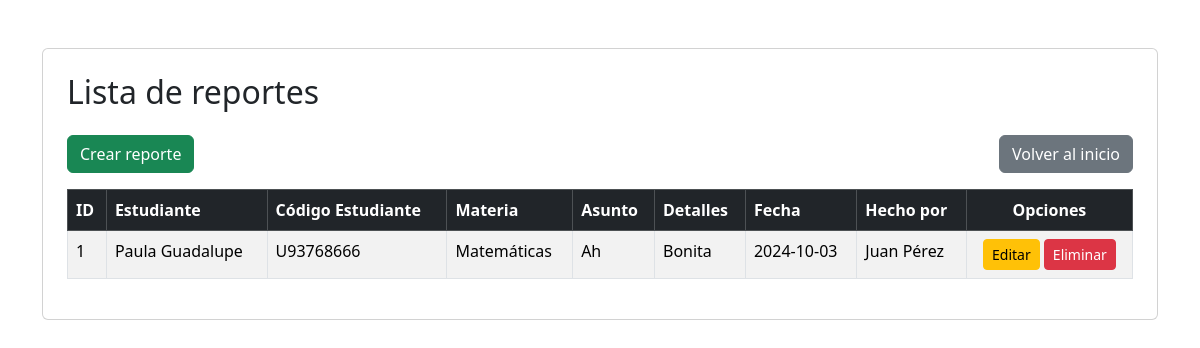
The app's page /PuellaSchool/views/report/reportIndex.php (signed in), older data.
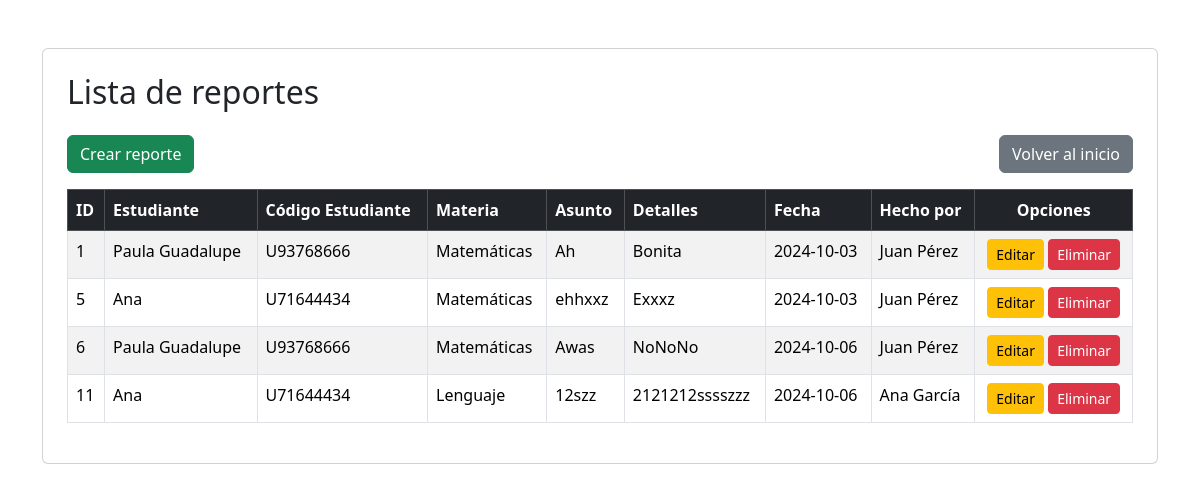
The same page, newer data.
### tables this page shows
CREATE TABLE `tbl_report` (
  `ReportID` int NOT NULL AUTO_INCREMENT,
  `reportDate` date NOT NULL,
  `reportSubject` varchar(255) NOT NULL,
  `reportDetails` text NOT NULL,
  `StudentID` int DEFAULT NULL,
  `UserID` int NOT NULL,
  `SubjectID` int DEFAULT NULL,
  PRIMARY KEY (`ReportID`),
  KEY `StudentID` (`StudentID`),
  KEY `UserID` (`UserID`),
  KEY `SubjectID` (`SubjectID`),
  CONSTRAINT `tbl_report_ibfk_1` FOREIGN KEY (`StudentID`) REFERENCES `tbl_student` (`StudentID`) ON DELETE SET NULL,
  CONSTRAINT `tbl_report_ibfk_2` FOREIGN KEY (`UserID`) REFERENCES `tbl_user` (`UserID`) ON DELETE CASCADE,
  CONSTRAINT `tbl_report_ibfk_3` FOREIGN KEY (`SubjectID`) REFERENCES `tbl_subject` (`SubjectID`) ON DELETE SET NULL
);

CREATE TABLE `tbl_student` (
  `StudentID` int NOT NULL AUTO_INCREMENT,
  `studentCode` varchar(10) NOT NULL,
  `studentName` varchar(255) NOT NULL,
  `studentLastName` varchar(255) NOT NULL,
  `studentGender` varchar(50) NOT NULL,
  `studentPhone` varchar(50) NOT NULL,
  `studentEmail` varchar(100) NOT NULL,
  `studentAddress` varchar(255) NOT NULL,
  `studentModality` varchar(50) NOT NULL,
  `VocationID` int DEFAULT NULL,
  PRIMARY KEY (`StudentID`),
  UNIQUE KEY `studentCode` (`studentCode`),
  KEY `VocationID` (`VocationID`),
  CONSTRAINT `tbl_student_ibfk_1` FOREIGN KEY (`VocationID`) REFERENCES `tbl_vocation` (`VocationID`) ON DELETE SET NULL
);

CREATE TABLE `tbl_subject` (
  `SubjectID` int NOT NULL AUTO_INCREMENT,
  `subjectName` varchar(100) NOT NULL,
  `subjectInfo` varchar(255) NOT NULL,
  PRIMARY KEY (`SubjectID`)
);

CREATE TABLE `tbl_user` (
  `UserID` int NOT NULL AUTO_INCREMENT,
  `userCode` varchar(10) NOT NULL,
  `userName` varchar(255) NOT NULL,
  `userGender` varchar(50) NOT NULL,
  `userPhone` varchar(50) NOT NULL,
  `userEmail` varchar(100) NOT NULL,
  `userNickname` varchar(25) NOT NULL,
  `userPassword` varchar(500) NOT NULL,
  `userAddress` varchar(255) NOT NULL,
  `RolID` int DEFAULT NULL,
  PRIMARY KEY (`UserID`),
  UNIQUE KEY `userCode` (`userCode`),
  KEY `RolID` (`RolID`),
  CONSTRAINT `tbl_user_ibfk_1` FOREIGN KEY (`RolID`) REFERENCES `tbl_role` (`RolID`) ON DELETE SET NULL
);

### PuellaSchool/controllers/reportController.php (called while the page is built, shortened)
<?php
require_once(dirname(__FILE__) . "/../conf/database.php");
require_once(dirname(__FILE__) . "/../models/reportModel.php");
class ReportController
{
    private $report;
    public function __construct()
    {
        $database = new Database();
        $this->db = $database->getConnection();
        $this->report = new ReportModel($this->db);
    }
    public function indexAdmin()
    {
        $result = $this->report->getReportsAdmin();
        $reports = $result->fetchAll(PDO::FETCH_ASSOC);
        include(dirname(__FILE__) . '/../views/report/reportList.php');
    }
}

### PuellaSchool/conf/database.php (called while the page is built, shortened)
<?php
    class Database{
        private $host = "localhost";
        private $database = "PuellaSchoolDB";
        private $user = "root";
        private $password = "123123";
        public function getConnection(){
            $this->conn = null;
            try{
                $this->conn = new PDO("mysql:host=".$this->host.";dbname=".$this->database, $this->user, $this->password);
                $this->conn->exec("set names utf8");
            }catch(PDOException $ex){
                echo"Connection error: ".$ex->getMessage();
                die();
            }
            return $this->conn;
        }
    }
?>

### PuellaSchool/models/reportModel.php (called while the page is built, shortened)
<?php
    class ReportModel{
        private $conn;
        public function __construct($db)
        {
            $this->conn = $db;
        }
        public function getReportsAdmin()
        {
            $query = "CALL sp_SelectReportsAdmin();";
            $result = $this->conn->prepare($query);
            $result->execute();
            return $result;
        }
    }
?>

### PuellaSchool/views/report/reportList.php (the view, shortened to what this page needs)
<!DOCTYPE html>
<html lang="en">
<head>
    <link href="https://cdn.jsdelivr.net/npm/bootstrap@5.3.3/dist/css/bootstrap.min.css" rel="stylesheet">
    <link href="https://cdnjs.cloudflare.com/ajax/libs/font-awesome/6.4.0/css/all.min.css" rel="stylesheet">
</head>
<body>
    <div class="container">
        <div class="card mt-5 p-4">
            <h2 class="mb-4">Lista de reportes</h2>
            <div class="d-flex justify-content-between mb-3">
                <a href="./reportIndex.php?action=create" class="btn btn-success">Crear reporte</a>
                <a href="../dist/pages/index.php" class="btn btn-secondary">Volver al inicio</a>
            </div>
            <div class="table-responsive">
                <table class="table table-striped table-bordered">
                    <thead class="table-dark">
                        <tr>
                            <th scope="col">ID</th>
                            <th scope="col">Estudiante</th>
                            <th scope="col">Código Estudiante</th>
                            <th scope="col">Materia</th>
                            <th scope="col">Asunto</th>
                            <th scope="col">Detalles</th>
                            <th scope="col">Fecha</th>
                            <th scope="col">Hecho por</th>
                            <th scope="col" class="text-center">Opciones</th>
                        </tr>
                    </thead>
                    <tbody>
                        <?php foreach ($reports as $report) : ?>
                            <tr>
                                <td><?= htmlspecialchars($report['ReportID']); ?></td>
                                <td><?= htmlspecialchars($report['studentName']); ?></td>
                                <td><?= htmlspecialchars($report['studentCode']); ?></td>
                                <td><?= htmlspecialchars($report['subjectName']); ?></td>
                                <td><?= htmlspecialchars($report['reportSubject']); ?></td>
                                <td style="max-width: 300px; word-wrap: break-word;">
                                    <?= htmlspecialchars($report['reportDetails']); ?>
                                </td>
                                <td><?= htmlspecialchars($report['reportDate']); ?></td>
                                <td><?= htmlspecialchars($report['userName']); ?></td>
                                <td class="text-center">
                                    <a href="reportIndex.php?action=edit&id=<?= $report['ReportID'] ?>" class="btn btn-warning btn-sm">Editar</a>
                                    <a href="reportIndex.php?action=delete&id=<?= $report['ReportID'] ?>" class="btn btn-danger btn-sm">Eliminar</a>
                                </td>
                            </tr>
                        <?php endforeach; ?>
                    </tbody>
                </table>
            </div>
        </div>
    </div>
</body>
</html>

Row changes from the older to the newer data that the page shows:
added tbl_report: ReportID "5", StudentID.studentName "Ana", StudentID.studentCode "U71644434", SubjectID.subjectName "Matemáticas", reportSubject "ehhxxz", reportDetails "Exxxz", reportDate "2024-10-03", UserID.userName "Juan Pérez"
added tbl_report: ReportID "6", StudentID.studentName "Paula Guadalupe", StudentID.studentCode "U93768666", SubjectID.subjectName "Matemáticas", reportSubject "Awas", reportDetails "NoNoNo", reportDate "2024-10-06", UserID.userName "Juan Pérez"
added tbl_report: ReportID "11", StudentID.studentName "Ana", StudentID.studentCode "U71644434", SubjectID.subjectName "Lenguaje", reportSubject "12szz", reportDetails "2121212sssszzz", reportDate "2024-10-06", UserID.userName "Ana García"
